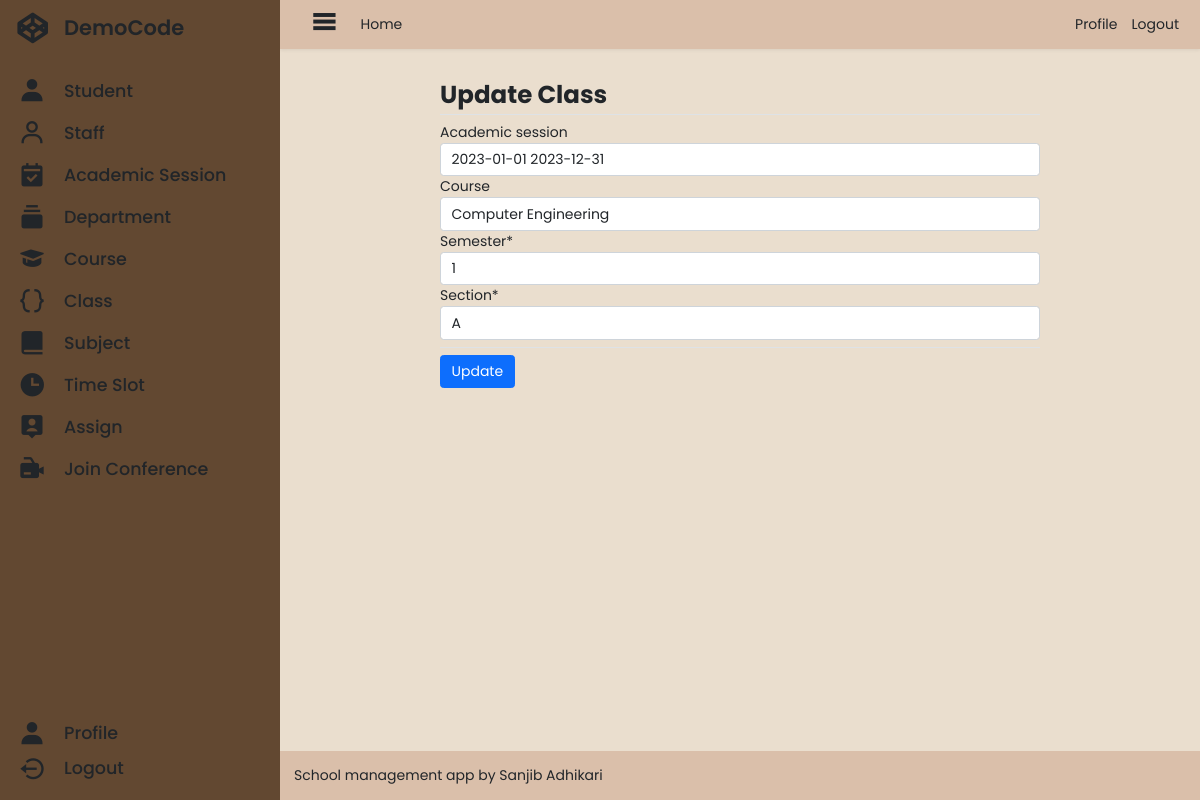
Page /administrator/class_update/2a2cbecc73b0421fbbfbcd3b923a521b/ (signed in) on the committed database.
### administrator/models.py (models this page shows, shortened)
class Class(models.Model):
    id = models.UUIDField(
        verbose_name=_("ID"),
        primary_key=True,
        default=uuid.uuid4,
        editable=False,
    )
    academic_session = models.ForeignKey(
        AcademicSession,
        on_delete=models.SET_NULL,
        null=True,
        blank=True,
    )
    course = models.ForeignKey(
        Course,
        on_delete=models.SET_NULL,
        blank=True,
        null=True,
    )
    semester = models.IntegerField(
        verbose_name=_("Semester"),
    )
    section = models.CharField(
        verbose_name=_("section"),
        max_length=2,
    )
    class Meta:
        ordering = ("-academic_session",)
        verbose_name = "Class"
        verbose_name_plural = "Classes"

### administrator/decorators.py (the view)
    def message_function(request, uuid=None, *args, **kwargs):
        if isinstance(request, WSGIRequest):
            if request.user.is_authenticated and not request.user.user_type.name == "administrator":
                messages.error(request, "You must login as administrator to access this page.")
            elif not request.user.is_authenticated:
                messages.error(request, "You must login to access this page.")
        return function(request, uuid, *args, **kwargs)

### administrator/forms.py
class ClassForm(forms.ModelForm):
    class Meta:
        model = Class
        fields = "__all__"

### administrator/models.py (called while the page is built)
    def __str__(self):
        return f"{self.start_date} {self.end_date}"

    def __str__(self):
        return self.name

### administrator/views.py (called while the page is built, shortened)
def get_class(uuid):
    try:
        current_class = Class.objects.get(id=uuid)
        return current_class
    except Class.DoesNotExist:
        return None

@administrator_message
@administrator_required
def update_class_view(request, uuid, *args, **kwargs):
    context = {}
    current_class = get_class(uuid)
    form = ClassForm(request.POST or None, instance=current_class)
    context["form"] = form
    context["action"] = "Update"
    return render(request, "administrator/class/class_form.html", context)

### administrator/templates/administrator/class/class_form.html (shortened to what this page needs)
{% extends 'administrator/base.html' %}
{% load static %}
{% load crispy_forms_tags %}
{% block main %}
<div class="container">
    <form method="post">
        <legend class="fw-bold fs-3 border-bottom">{{action|capfirst}} Class</legend>
        {{form|crispy}}
        <div class="d-flex justify-content-between mt-2 pt-2 border-top">
            <button class="btn btn-primary" type="submit">{{action}}</button>
        </div>
    </form>
</div>
{% endblock main %}

### static/css/base.css (style rules this page uses)
*, *::before, *::after { box-sizing: border-box; }
* { margin: 0; padding: 0; font-size: 14px; font-family: 'Poppins', sans-serif; }
body { margin: 0; padding: 0; width: 100vw; height: 100vh; display: flex; }
.container { padding: 1rem; display: flex; flex-direction: column; align-items: center; overflow: auto; max-width: calc(100% - 2rem); height: 100%; }
form { width: 100%; max-width: 600px; }
legend { font-weight: 600; }

### rows in the picture
Class: academic_session "2023-01-01 2023-12-31", course "Computer Engineering", semester "1", section "A"

### other values in the picture
{{ action|capfirst }} "Update"
{{ action }} "Update"
